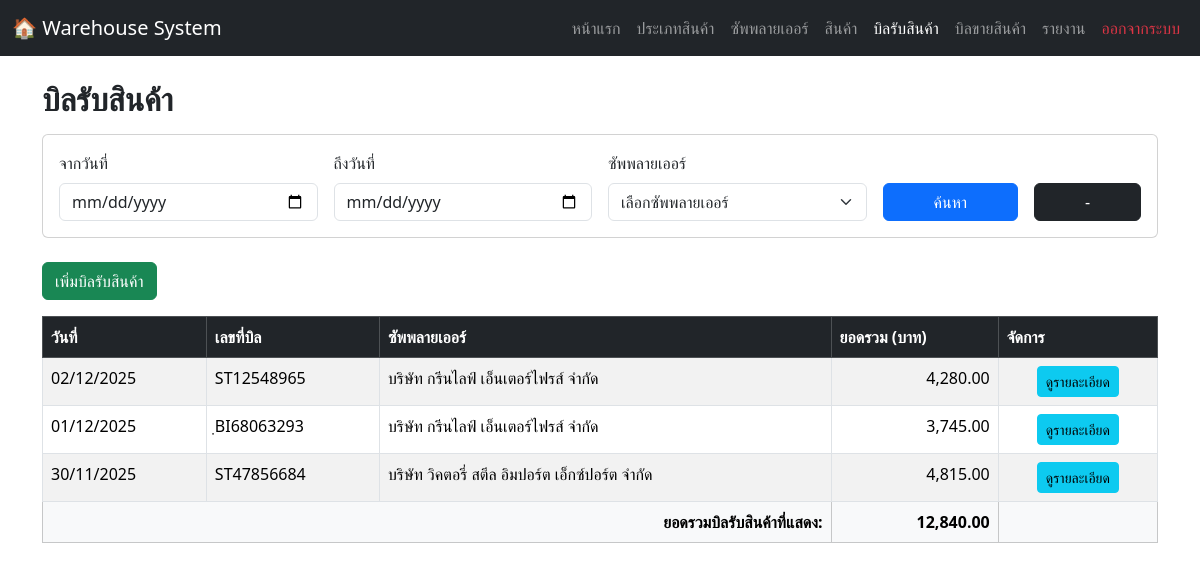
Before: /warehouse_page.php (signed in) with the older database file.
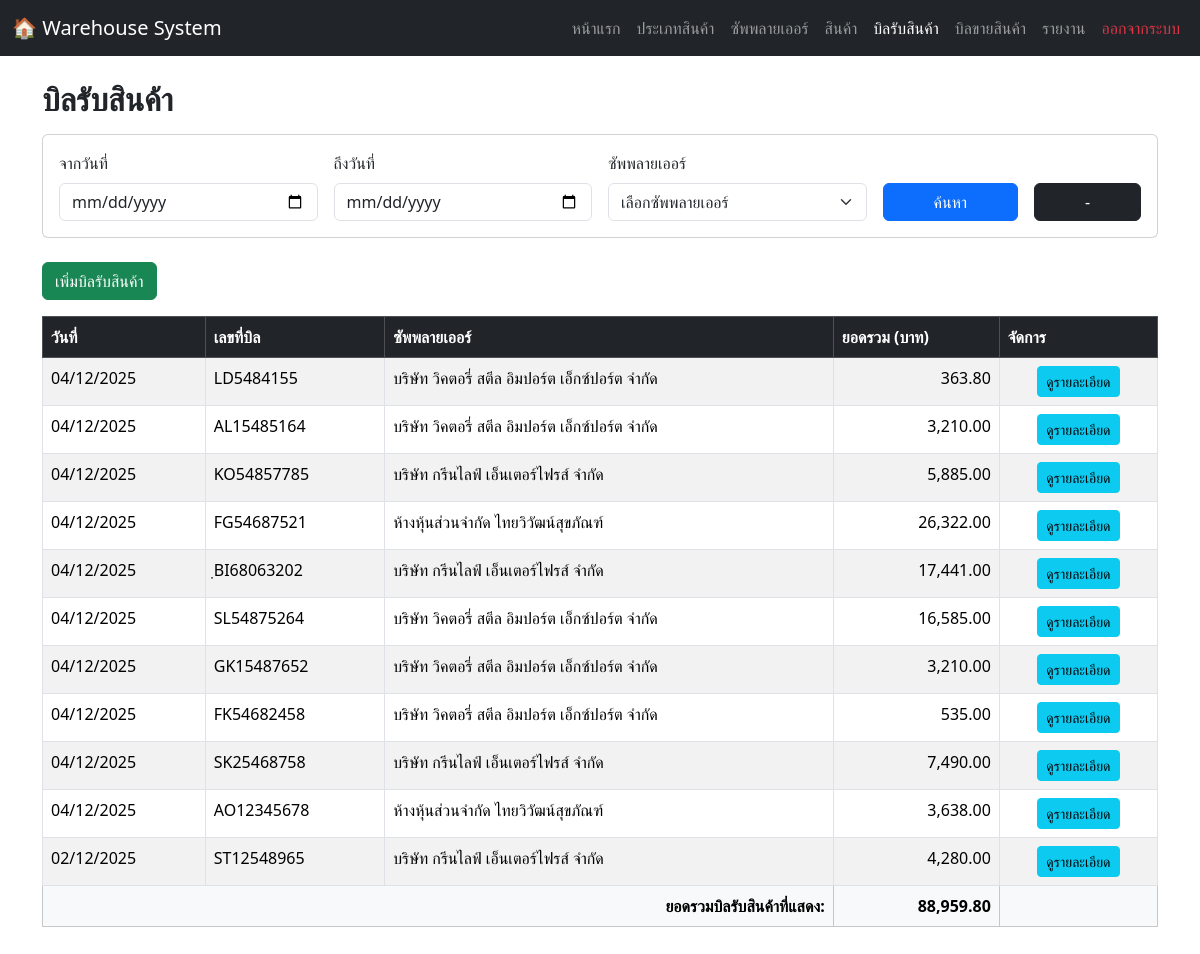
After: the same page with the newer database file.
### tables this page shows
CREATE TABLE `purchases` (
  `purchase_id` int(11) NOT NULL,
  `purchase_number` varchar(50) NOT NULL,
  `user_id` int(11) DEFAULT NULL,
  `supplier_id` int(11) DEFAULT NULL,
  `purchase_date` date DEFAULT NULL,
  `total_amount` decimal(12,2) DEFAULT NULL
);

CREATE TABLE `suppliers` (
  `supplier_id` int(11) NOT NULL,
  `supplier_name` varchar(150) NOT NULL,
  `address` varchar(255) DEFAULT NULL,
  `phone` varchar(50) DEFAULT NULL,
  `description` text DEFAULT NULL
);

### warehouse_page.php (the view, shortened to what this page needs)
<?php
include 'connection.php';
$start_date = $_GET['start_date'] ?? '';
$end_date   = $_GET['end_date'] ?? '';
$sql = "
    SELECT
        p.purchase_id AS bill_id,
        p.purchase_number AS bill_number,
        p.purchase_date AS bill_date,
        p.total_amount,
        s.supplier_name AS party_name
    FROM purchases p
    LEFT JOIN suppliers s ON p.supplier_id = s.supplier_id
    WHERE 1=1
";
$sql .= " ORDER BY bill_date DESC, bill_id DESC";
$stmt = $conn->prepare($sql);
$stmt->execute();
$result = $stmt->get_result();
$total_in = 0;
$bills_in = [];
if ($result->num_rows > 0) {
    while ($row = $result->fetch_assoc()) {
        $bills_in[] = $row;
        $total_in += $row['total_amount'] * 1.07;
    }
}
?>
<!DOCTYPE html>
<html lang="th">
<head>
<link href="https://cdn.jsdelivr.net/npm/bootstrap@5.3.2/dist/css/bootstrap.min.css" rel="stylesheet">
</head>
<body>
<nav class="navbar navbar-expand-lg navbar-dark bg-dark">
  <div class="container-fluid">
    <a class="navbar-brand" href="#">🏠 Warehouse System</a>
    <div class="collapse navbar-collapse">
      <ul class="navbar-nav ms-auto">
        <li class="nav-item"><a class="nav-link" href="homepage.php">หน้าแรก</a></li>
        <li class="nav-item"><a class="nav-link" href="categories.php">ประเภทสินค้า</a></li>
        <li class="nav-item"><a class="nav-link" href="suppliers.php">ซัพพลายเออร์</a></li>
        <li class="nav-item"><a class="nav-link" href="products.php">สินค้า</a></li>
        <li class="nav-item"><a class="nav-link active" href="warehouse_page.php">บิลรับสินค้า</a></li>
        <li class="nav-item"><a class="nav-link" href="warehouse_sale.php">บิลขายสินค้า</a></li>
        <li class="nav-item"><a class="nav-link" href="report.php">รายงาน</a></li>
        <li class="nav-item"><a class="nav-link text-danger" href="logout.php">ออกจากระบบ</a></li>
      </ul>
    </div>
  </div>
</nav>
<div class="container mt-4 mb-5">
  <h2 class="fw-bold mb-3">บิลรับสินค้า</h2>
  <form method="GET" class="card card-body mb-4">
    <div class="row g-3 align-items-end">
      <div class="col-md-3">
        <label class="form-label">จากวันที่</label>
        <input type="date" name="start_date" class="form-control"
               value="<?= htmlspecialchars($start_date) ?>">
      </div>
      <div class="col-md-3">
        <label class="form-label">ถึงวันที่</label>
        <input type="date" name="end_date" class="form-control"
               value="<?= htmlspecialchars($end_date) ?>">
      </div>
      <div class="col-md-3">
        <label class="form-label">ซัพพลายเออร์</label>
        <select name="supplier_id" class="form-select">
            <option value=""> เลือกซัพพลายเออร์ </option>
        </select>
      </div>
      <div class="col-md-3 d-flex gap-2">
        <button class="btn btn-primary flex-grow-1 me-2" type="submit">ค้นหา</button>
        <a href="warehouse_page.php" class="btn btn-dark flex-grow-1">-</a>
      </div>
    </div>
  </form>
  <a href="stock_in_add.php" class="btn btn-success mb-3">เพิ่มบิลรับสินค้า</a>
  <table class="table table-bordered table-striped">
    <thead class="table-dark">
      <tr>
        <th>วันที่</th>
        <th>เลขที่บิล</th>
        <th>ซัพพลายเออร์</th>
        <th>ยอดรวม (บาท)</th>
        <th>จัดการ</th>
      </tr>
    </thead>
    <tbody>
      <?php if (!empty($bills_in)): ?>
        <?php foreach ($bills_in as $row): ?>
        <tr>
          <td><?= date("d/m/Y", strtotime($row['bill_date'])) ?></td>
          <td><?= htmlspecialchars($row['bill_number']) ?></td>
          <td><?= htmlspecialchars($row['party_name']) ?></td>
          <td class="text-end"><?= number_format($row['total_amount'] * 1.07, 2) ?></td>
          <td class="text-center">
            <a href="purchase_detail.php?id=<?= $row['bill_id'] ?>"
               class="btn btn-sm btn-info">ดูรายละเอียด</a>
          </td>
        </tr>
        <?php endforeach; ?>
      <?php else: ?>
        <tr><td colspan="5" class="text-center text-muted">ไม่พบข้อมูล</td></tr>
      <?php endif; ?>
    </tbody>
    <tfoot>
      <tr class="table-light">
        <th colspan="3" class="text-end">ยอดรวมบิลรับสินค้าที่แสดง:</th>
        <th class="text-end"><?= number_format($total_in, 2) ?></th>
        <th></th>
      </tr>
    </tfoot>
  </table>
</div>
</body>
</html>

Changed rows visible on the page:
removed purchases: purchase_date "01/12/2025", purchase_number "ฺBI68063293", supplier.supplier_name "บริษัท กรีนไลฟ์ เอ็นเตอร์ไฟรส์ จำกัด", $row['total_amount']*1.07 "3,745.00"
removed purchases: purchase_date "30/11/2025", purchase_number "ST47856684", supplier.supplier_name "บริษัท วิคตอรี่ สตีล อิมปอร์ต เอ็กซ์ปอร์ต จำกัด", $row['total_amount']*1.07 "4,815.00"
added purchases: purchase_date "04/12/2025", purchase_number "LD5484155", supplier.supplier_name "บริษัท วิคตอรี่ สตีล อิมปอร์ต เอ็กซ์ปอร์ต จำกัด", $row['total_amount']*1.07 "363.80"
added purchases: purchase_date "04/12/2025", purchase_number "AL15485164", supplier.supplier_name "บริษัท วิคตอรี่ สตีล อิมปอร์ต เอ็กซ์ปอร์ต จำกัด", $row['total_amount']*1.07 "3,210.00"
added purchases: purchase_date "04/12/2025", purchase_number "KO54857785", supplier.supplier_name "บริษัท กรีนไลฟ์ เอ็นเตอร์ไฟรส์ จำกัด", $row['total_amount']*1.07 "5,885.00"
added purchases: purchase_date "04/12/2025", purchase_number "FG54687521", supplier.supplier_name "ห้างหุ้นส่วนจำกัด ไทยวิวัฒน์สุขภัณฑ์", $row['total_amount']*1.07 "26,322.00"
added purchases: purchase_date "04/12/2025", purchase_number "ฺBI68063202", supplier.supplier_name "บริษัท กรีนไลฟ์ เอ็นเตอร์ไฟรส์ จำกัด", $row['total_amount']*1.07 "17,441.00"
added purchases: purchase_date "04/12/2025", purchase_number "SL54875264", supplier.supplier_name "บริษัท วิคตอรี่ สตีล อิมปอร์ต เอ็กซ์ปอร์ต จำกัด", $row['total_amount']*1.07 "16,585.00"
added purchases: purchase_date "04/12/2025", purchase_number "GK15487652", supplier.supplier_name "บริษัท วิคตอรี่ สตีล อิมปอร์ต เอ็กซ์ปอร์ต จำกัด", $row['total_amount']*1.07 "3,210.00"
added purchases: purchase_date "04/12/2025", purchase_number "FK54682458", supplier.supplier_name "บริษัท วิคตอรี่ สตีล อิมปอร์ต เอ็กซ์ปอร์ต จำกัด", $row['total_amount']*1.07 "535.00"
added purchases: purchase_date "04/12/2025", purchase_number "SK25468758", supplier.supplier_name "บริษัท กรีนไลฟ์ เอ็นเตอร์ไฟรส์ จำกัด", $row['total_amount']*1.07 "7,490.00"
added purchases: purchase_date "04/12/2025", purchase_number "AO12345678", supplier.supplier_name "ห้างหุ้นส่วนจำกัด ไทยวิวัฒน์สุขภัณฑ์", $row['total_amount']*1.07 "3,638.00"
Other visible differences:
$total_in: "12,840.00" → "88,959.80"
